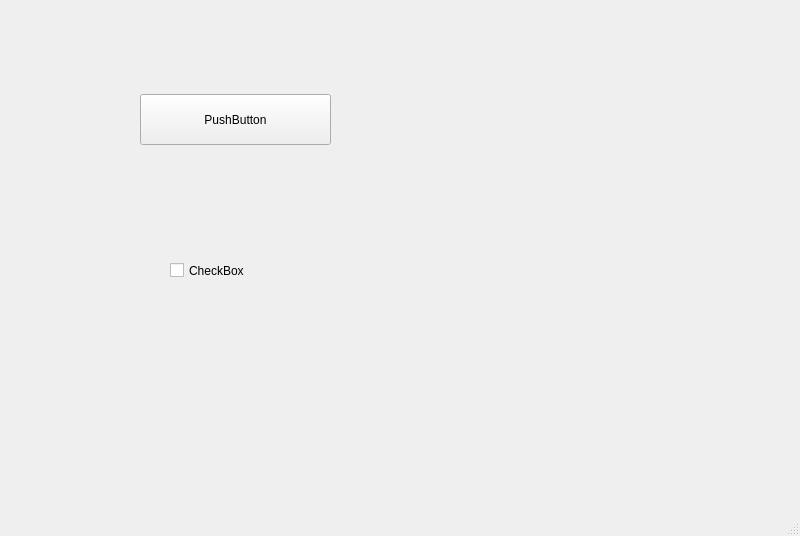
<?xml version="1.0" encoding="UTF-8"?>
<ui version="4.0">
 <class>MainWindow</class>
 <widget class="QMainWindow" name="MainWindow">
  <property name="geometry">
   <rect>
    <x>0</x>
    <y>0</y>
    <width>800</width>
    <height>536</height>
   </rect>
  </property>
  <property name="windowTitle">
   <string>MainWindow</string>
  </property>
  <widget class="QWidget" name="centralwidget">
   <widget class="QPushButton" name="pushButton">
    <property name="geometry">
     <rect>
      <x>140</x>
      <y>94</y>
      <width>191</width>
      <height>51</height>
     </rect>
    </property>
    <property name="text">
     <string>PushButton</string>
    </property>
   </widget>
   <widget class="QCheckBox" name="checkBox">
    <property name="geometry">
     <rect>
      <x>170</x>
      <y>240</y>
      <width>161</width>
      <height>61</height>
     </rect>
    </property>
    <property name="text">
     <string>CheckBox</string>
    </property>
   </widget>
  </widget>
  <widget class="QMenuBar" name="menubar">
   <property name="geometry">
    <rect>
     <x>0</x>
     <y>0</y>
     <width>800</width>
     <height>22</height>
    </rect>
   </property>
  </widget>
  <widget class="QStatusBar" name="statusbar"/>
 </widget>
 <resources/>
 <connections/>
</ui>
